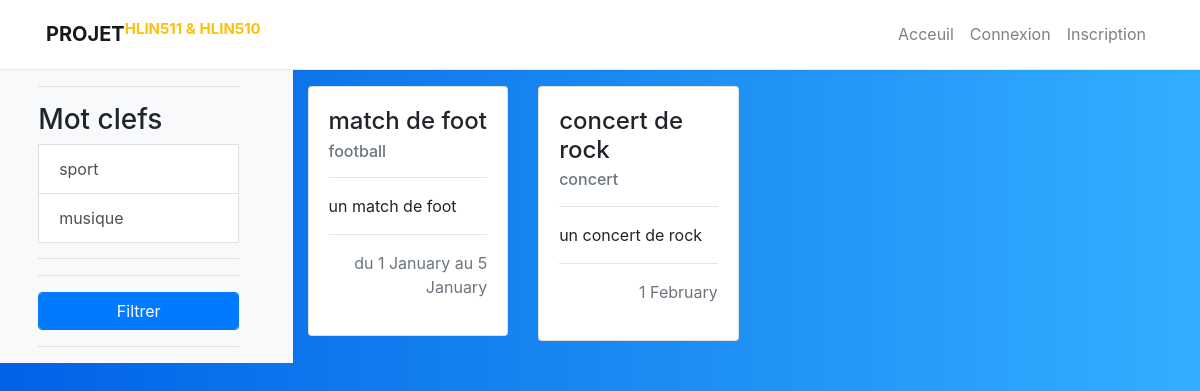
Page /EventList.php on the committed database.
### tables this page shows
CREATE TABLE taxonomie (
  id INT(11) NOT NULL UNIQUE AUTO_INCREMENT,
  parent INT(11) NOT NULL,
  mot VARCHAR(20) NOT NULL,
   
  PRIMARY KEY (id),
  KEY k (parent)

);

CREATE TABLE evenement (
  id INT(11) NOT NULL UNIQUE AUTO_INCREMENT,
  id_mot_clef INT(11) NOT NULL,
  id_membre INT(11) NOT NULL,
  nom VARCHAR(50) NOT NULL,
  description VARCHAR(240) NOT NULL,
  addresse VARCHAR(50) NOT NULL,
  date_debut DATE NOT NULL,
  date_fin DATE NOT NULL,
  effectif_min INT(5) DEFAULT NULL,
  effectif_max INT(5) DEFAULT NULL,
  etat VARCHAR(10) DEFAULT 'Normal',
   
  PRIMARY KEY (id),
  KEY k_taxonomie (id_mot_clef),
  KEY k_membre (id_membre),
   
  CONSTRAINT etat_check CHECK (etat IN ('Normal', 'Annule'))

);

### www/EventList.php (the view, shortened to what this page needs)
<?php
$WWWPATH = "/opt/lampp/htdocs/www/ProjetS5/www/";
require($WWWPATH . "template/includes.php");
?>
<!doctype html>
<html lang="fr">
    <head>
    </head>
    <body>
        <div class="row">
            <div class="col-12 col-md-3 bg-light">
                <div class="col-10 mx-auto">
                    <hr>
                    <h3>Mot clefs</h3>
                    <?php
                        function isChild ($id, $ancestor, $array) {
                            if ($id == $ancestor) {
                                return true;
                            }
                            while ($id != 0) {
                                $id = $array[$id];
                                if ($id == $ancestor) {
                                    return true;
                                }
                            }
                            return false;
                        }
                        function allChild ($ancestor, $array) {
                            $ansArray = array();
                            foreach ($array as $k => $v) {
                                if (isChild($k, $ancestor, $array)) {
                                    $ansArray[$k] = true;
                                } else {
                                    $ansArray[$k] = false;
                                }
                            }
                            return $ansArray;
                        }
                        $parentId = 0;
                        $prepared = $bdd->prepare("SELECT id, parent, mot FROM taxonomie");
                        if ($prepared->execute()) {
                            $row = $prepared->fetchAll();
                            foreach ($row as $k => $v) {
                                if ($v['parent'] == $parentId) {
                                    echo '
                                        <button id="' . $v['id'] . '" onclick="selectedWord(' . $v['id'] . ')" class="list-group-item list-group-item-action">
                                            '. $v['mot'] .'
                                        </button>';
                                }
                            }
                            $taxArray = array();
                            foreach ($row as $k => $v) {
                                $taxArray[$row[$k]['id']] = $row[$k]['parent'];
                            }
                            $taxChilds = allChild($parentId, $taxArray);
                        }
                    ?>
                    <hr>
                    <form class="" action="EventList.php" method="post" id="taxonomyForm">
                        <hr>
                        <input class="form-control btn-primary" type="submit" value="Filtrer">
                    </form>
                    <hr>
                </div>
            </div>
            <div class="col-12 col-md-9">
                <div class="row">
                    <?php
                        $prepared = $bdd->prepare("SELECT evenement.id AS eid, taxonomie.id AS mid, nom, description, mot, date_debut, date_fin FROM evenement, taxonomie
                            WHERE id_mot_clef=taxonomie.id
                            AND DATEDIFF(NOW(), date_fin) < 0
                            AND etat='Normal'");
                        $values = array();
                        if ($prepared->execute($values)) {
                            while ($row = $prepared->fetch()) {
                                if ($taxChilds[$row['mid']]) {
                                    $dateDebut = strtotime($row['date_debut']);
                                    $dateStr = strftime("%e %B", $dateDebut);
                                    $dateFin = strtotime($row['date_fin']);
                                    if ($row['date_fin'] != $row['date_debut'])
                                        $dateStr = "du " . $dateStr . " au " . strftime("%e %B", $dateFin);
                                    echo '
                                    <div class="col-3">
                                        <div class="card mt-3">
                                            <img src="" class="card-img-top" alt="">
                                            <div class="card-body">
                                                <h4 class="card-title">'. $row['nom'] .'</h4>
                                                <h6 class="card-subtitle text-muted">'. $row['mot'] .'</h6>
                                                <hr>
                                                <p class="card-text">'. $row['description'] .'</p>
                                                <hr>
                                                <p class="card-text text-muted text-right">'. $dateStr .'</p>
                                                <a href="PageEvenement.php?id='. $row['eid'] .'" class="stretched-link"></a>
                                            </div>
                                        </div>
                                    </div>
                                    ';
                                }
                            }
                        }
                     ?>
                </div>
            </div>
        </div>
    </body>
</html>

### www/css/clean.css (style rules this page uses)
header { padding: .4rem 0; border-bottom: 1px solid #e9e9e9; box-shadow: 0px 0px 6px rgba(0,0,0,.05); }

### www/EventList.php (style rules this page uses)
body { padding-bottom: 50px; background: #007bff; background: linear-gradient(to right, #0062E6, #33AEFF); }

### rows in the picture
taxonomie: mot "sport"
taxonomie: mot "musique"
evenement: nom "match de foot", id_mot_clef.mot "football", description "un match de foot", dateStr "du 1 January au 5 January"
evenement: nom "concert de rock", id_mot_clef.mot "concert", description "un concert de rock", date_debut "1 February"
